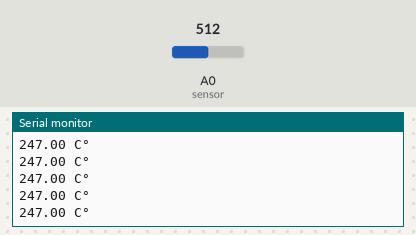
A sketch run on a simulated Arduino Uno, built with avr-gcc and run on an emulated ATmega328P. Parts: the last lines printed to the serial monitor. Inputs (shaded band) come from the test bench; at power-on: A0 (sensor) = 512.

Above: at 1.2 s.
1.3 s: A0 (sensor) set to 716
At 1.56 s:
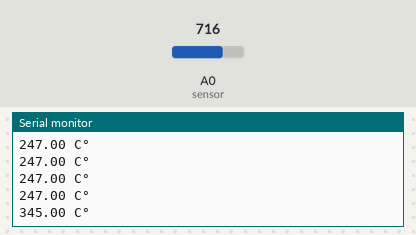
2.8 s: A0 (sensor) set to 900
At 2.97 s:
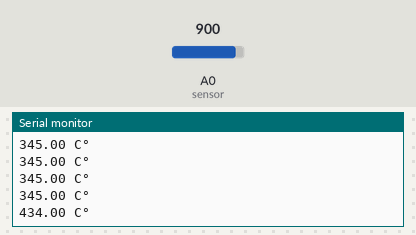
Timing chart, 0 to 5.8 s (numbered marks = the images above; inputs shaded):
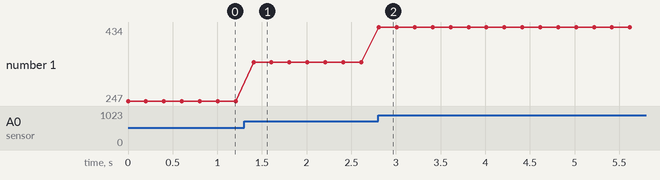

Measured:
- after the input at 1.3 s, the serial monitor: prints a new line after 0.11 s (image 1)
- after the input at 2.8 s, the serial monitor: prints a new line at once (image 2)
- plotted number 1: 247 → 345 after the input at 1.3 s, 345 → 434 after the input at 2.8 s

The sketch:

nwt_temperatursensor.ino
```cpp
int sensor = A0;
int messwert;
float temperatur;

void setup() {
  Serial.begin(9600);
}

void loop() {
  messwert = analogRead(sensor);
  temperatur = map(messwert, 29, 79, 16, 40);
  Serial.print(temperatur);
  Serial.println(" C°");
  delay(200);
}


// -- old map -- // map(messwert, 51, 41, 238, 206);

// -- correct map -- // map(messwert, 29, 79, 16, 40);
```
